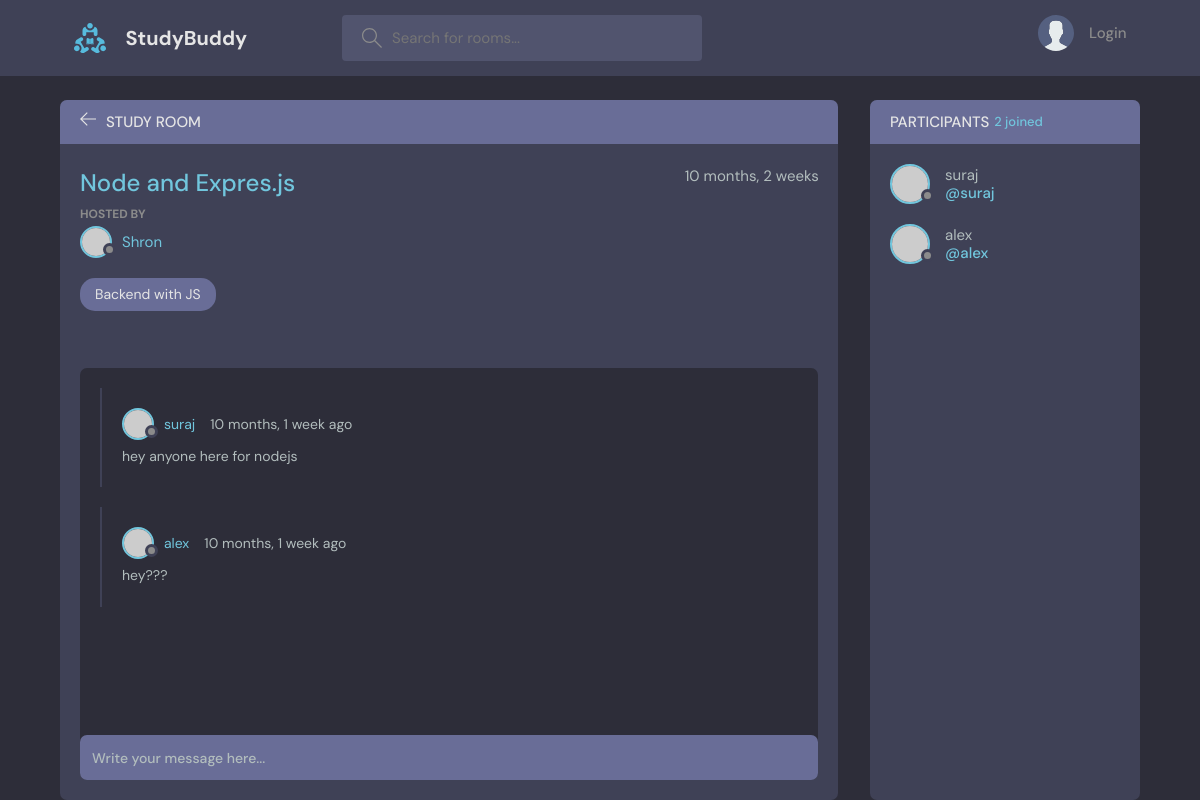
The page /room/4/ on the database its author committed.
### base/models.py (models this page shows, shortened)
class Room(models.Model):
    host=models.ForeignKey(User,on_delete=models.SET_NULL,null=True)
    topic=models.ForeignKey(Topic,on_delete=models.SET_NULL,null=True)
    name=models.CharField(max_length=200)
    description = models.TextField(null=True,blank= True)
    participants = models.ManyToManyField(User,related_name='participants',blank=True)
    updated = models.DateTimeField(auto_now=True)
    created = models.DateTimeField(auto_now_add=True)
    class Meta:
        ordering = ['-updated','-created']

class Topic(models.Model):
    name = models.CharField(max_length=200)
    def __str__(self):
        return self.name

class Message(models.Model):
    user = models.ForeignKey(User,on_delete=models.CASCADE)
    room = models.ForeignKey(Room, on_delete=models.CASCADE)
    body = models.TextField()
    updated = models.DateTimeField(auto_now=True)
    created = models.DateTimeField(auto_now_add=True)
    class Meta:
        ordering = ['-updated','-created']

### base/views.py (the view, shortened to what this page needs)
# urls.py: path("room/<str:pk>/",views.room,name="room"),
def room(request,pk):
    room = Room.objects.get(id=pk)
    roommessages = room.message_set.all().order_by('created')
    participants=room.participants.all()
    context = {'room': room,'roommessages':roommessages,'participants':participants}
    return render(request,'base/room.html',context)

### base/templates/base/room.html (shortened to what this page needs)
{%extends 'main.html' %}
{% block content%}
    <main class="profile-page layout layout--2">
      <div class="container">
        <div class="room">
          <div class="room__top">
            <div class="room__topLeft">
              <a href="{% url 'home' %}">
                <svg version="1.1" xmlns="http://www.w3.org/2000/svg" width="32" height="32" viewBox="0 0 32 32">
                  <title>arrow-left</title>
                  <path
                    d="M13.723 2.286l-13.723 13.714 13.719 13.714 1.616-1.611-10.96-10.96h27.625v-2.286h-27.625l10.965-10.965-1.616-1.607z"
                  ></path>
                </svg>
              </a>
              <h3>Study Room</h3>
            </div>
           </div>
          <div class="room__box scroll">
            <div class="room__header scroll">
              <div class="room__info">
                <h3>{{room.name}}</h3>
                <span>{{room.created|timesince}}</span>
              </div>
              <div class="room__hosted">
                <p>Hosted By</p>
                <a href="{% url 'user-profile' room.host.id %}" class="room__author">
                  <div class="avatar avatar--small">
                    <img src="https://randomuser.me/api/portraits/men/37.jpg" />
                  </div>
                  <span>{{room.host.username}}</span>
                </a>
              </div>
              <span class="room__topics">{{room.topic}}</span>
            </div>
            <div class="room__conversation">
              <div class="threads scroll">
                {% for message in roommessages%}
                <div class="thread">
                  <div class="thread__top">
                    <div class="thread__author">
                      <a href="{%url 'user-profile' message.user.id %}" class="thread__authorInfo">
                        <div class="avatar avatar--small">
                          <img src="https://randomuser.me/api/portraits/men/37.jpg" />
                        </div>
                        <span>{{message.user.username}}</span>
                      </a>
                      <span class="thread__date">{{message.created|timesince}} ago</span>
                    </div>
                  </div>
                  <div class="thread__details">
                   {{message.body}}
                  </div>
                </div>
                {% endfor %}
              </div>
            </div>
          </div>
          <div class="room__message">
            <form action="#"><input name="" placeholder="Write your message here..." /></form>
          </div>
        </div>
        <div class="participants">
          <h3 class="participants__top">Participants <span>{{participants.count}} joined</span></h3>
          <div class="participants__list scroll">
            {% for user in participants %}
            <a href="{% url 'user-profile' user.id %}" class="participant">
              <div class="avatar avatar--medium">
                <img src="https://randomuser.me/api/portraits/men/37.jpg" />
              </div>
              <p>
                {{user.username}}
                <span>@{{user.username}}</span>
              </p>
            </a>
             {%endfor%}
          </div>
        </div>
      </div>
    </main>
  {%endblock content%}

### rows shown on the page
Room: name "Node and Expres.js", created "10 months, 2 weeks", host.username "Shron", topic "Backend with JS"
Message: user.username "suraj", created "10 months, 1 week", body "hey anyone here for nodejs"
Message: user.username "alex", created "10 months, 1 week", body "hey???"

### other values the page prints
{{ participants.count }} "2"
{{ user.username }} "suraj"
{{ user.username }} "alex"
